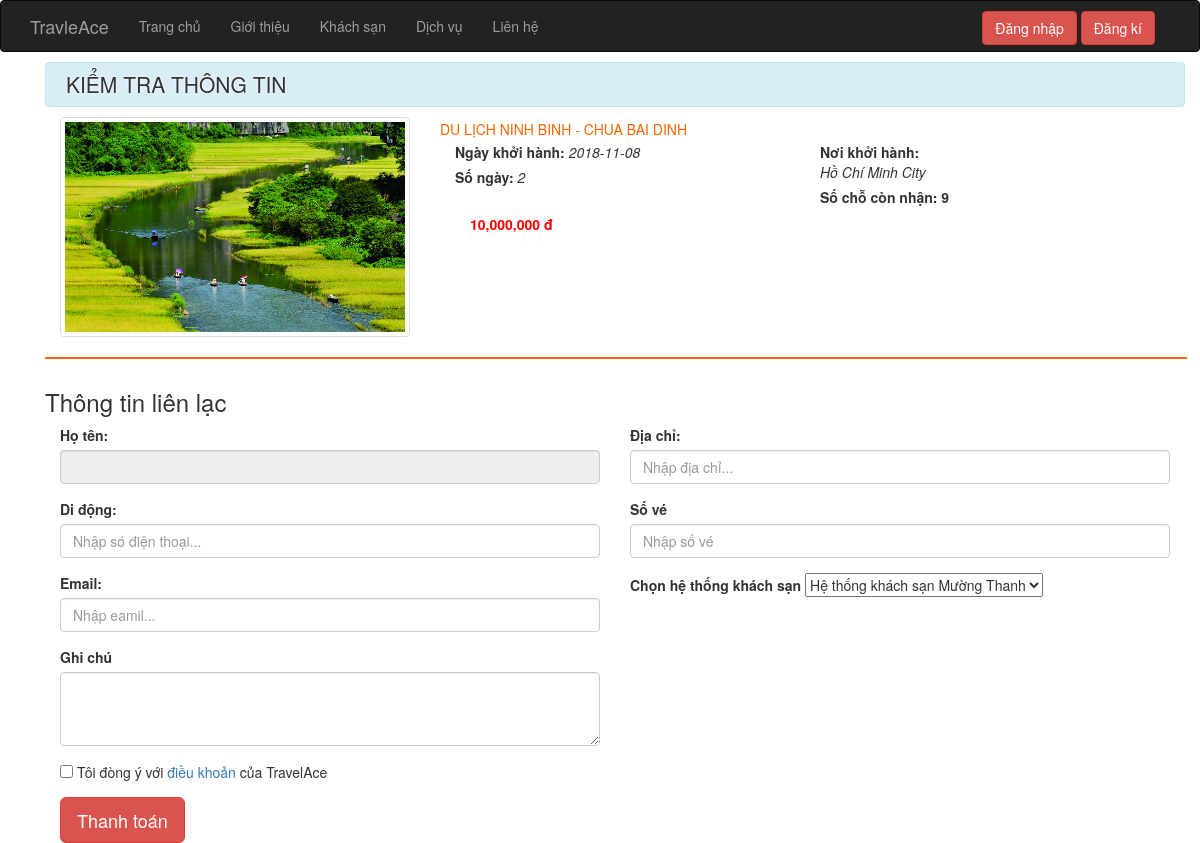
/site/dattour/dattour.php?ma_tour=2, run on the app's committed database.
### tables this page shows
CREATE TABLE `tour` (
  `ma_tour` int(11) NOT NULL,
  `ten_tour` varchar(100) NOT NULL,
  `hinh` varchar(50) NOT NULL,
  `ma_kvt` int(11) NOT NULL,
  `gia` float NOT NULL,
  `so_ngay` int(11) NOT NULL,
  `so_luot_xem` int(11) NOT NULL,
  `so_luot_yeu_thich` int(11) NOT NULL,
  `ngay_khoi_hanh` date NOT NULL,
  `noi_khoi_hanh` varchar(50) NOT NULL,
  `chi_tiet` text NOT NULL,
  `tong_so_ve` int(11) NOT NULL,
  `so_ve_da_dat` int(11) NOT NULL
);

### site/dattour/dattour.php (called while the page is built, shortened)
<?php
require_once "../../global.php";
require_once "../../pdo.php";
require_once "../../dao/khach_san.php";
$ma_tour=$_GET['ma_tour'];
$tour=tour_by_ma_tour($ma_tour);
$khach_san=khach_san();
require "../../layout.php";
?>

### global.php (called while the page is built, shortened)
<?php
$ROOT_URL = "/duan1";

### pdo.php (called while the page is built, shortened)
<?php
function pdo_get_connection(){
    $dburl = "mysql:host=localhost;dbname=duan;charset=utf8";
    $username = 'root';
    $password = '';
    $conn = new PDO($dburl, $username, $password);
    $conn->setAttribute(PDO::ATTR_ERRMODE, PDO::ERRMODE_EXCEPTION);
    return $conn;
}
function pdo_query($sql){
    $sql_args = array_slice(func_get_args(), 1);
    try{
        $conn = pdo_get_connection();
        $stmt = $conn->prepare($sql);
        $stmt->execute($sql_args);
        $rows = $stmt->fetchAll();
        return $rows;
    }
    catch(PDOException $e){
        throw $e;
    }
    finally{
        unset($conn);
    }
}
function pdo_query_one($sql){
    $sql_args = array_slice(func_get_args(), 1);
    try{
        $conn = pdo_get_connection();
        $stmt = $conn->prepare($sql);
        $stmt->execute($sql_args);
        $row = $stmt->fetch(PDO::FETCH_ASSOC);
        return $row;
    }
    catch(PDOException $e){
        throw $e;
    }
    finally{
        unset($conn);
    }
}

### dao/chitiet.php (called while the page is built, shortened)
<?php
	function tour_by_ma_tour($ma_tour){
		$sql="SELECT * from tour where ma_tour=?";
		return pdo_query_one($sql,$ma_tour);
	}
 ?>

### dao/khach_san.php (called while the page is built, shortened)
<?php
function khach_san(){
	$sql="SELECT * from mo_hinh_khach_san";
	return pdo_query($sql);
}
?>

### site/dattour/dattour-ui.php (the view, shortened to what this page needs)
 <div class="container">
    <main class="all-tour">
        <h2 class="alert alert-info tieu-de-top">Kiểm tra thông tin</h2>
        <div class="col-md-12 box-tour-dl">
		<?php
			extract($tour);
		 ?>
                <div class="col-md-4 tour-img">
                    <img style="max-height: 220px" class="img-thumbnail img-responsive tour-img" src="<?=$ROOT_URL?>/css/images/<?=$hinh?>" alt="" >
                </div>
                <div class="col-md-8 tour-content">
                    <h4><a href="chitiet/chitiet.php?ma_tour=<?=$ma_tour?>"><?=$ten_tour; ?></a></h4>
                    <div class="col-md-6 tour-content-left">
                        <p>Ngày khởi hành: <span><?=$ngay_khoi_hanh ?></span></p>
                        <p>Số ngày: <span> <?=$so_ngay ?></span></p>
                    </div>
                    <div class="col-md-6 tour-content-right">
                        <p>Nơi khởi hành: <br><span><?=$noi_khoi_hanh?></span></p>
                        <p>Số chỗ còn nhận: <?=($tong_so_ve-$so_ve_da_dat)?></p>
                    </div>
                    <div class="tour-content-bot col-md-12">
                        <div class="col-md-6">
                            <h4 class="gia-tour"><?=number_format($gia)?> đ</h4>
                        </div>
                    </div>
                </div>
                <hr class="hr-end-tour">
            </div>
    </main>
                <form action="dattour.php?ma_tour=<?=$ma_tour?>" method="POST" role="form">
            	<h3>Thông tin liên lạc</h3>
            <div class="col-md-6">
            	<div class="form-group">
            		<label for="">Họ tên:</label>
            		<input type="text" readonly="" class="form-control" name="ten_kh" value="<?=$_SESSION['user']?>"  >
            	</div>
            	<div class="form-group">
            		<label for="">Di động:</label>
            		<input type="text" class="form-control" name="dien_thoai" placeholder="Nhập só điện thoại..." required="">
            	</div>
            	<div class="form-group">
            		<label for="">Email:</label>
            		<input type="text" class="form-control" name="email" placeholder="Nhập eamil..." required="">
            	</div>
            		<div class="form-group">
            		<label for="">Ghi chú</label>
            		<textarea name="ghi_chu" id="input" class="form-control" rows="3" required="required"></textarea>
            	</div>
            </div>
            <div class="col-md-6">
            	<div class="form-group">
            		<label for="">Địa chỉ:</label>
            		<input type="text" class="form-control" name="dia_chi" placeholder="Nhập địa chỉ..." required="">
            	</div>
            	<div class="form-group">
            		<label for="">Số vé</label>
            		<input type="number"  min="1" class="form-control" name="so_ve" placeholder="Nhập số vé" required="">
            	</div>
            	<div class="form-group">
            		<label for="">Chọn hệ thống khách sạn</label>
            	<select name="ma_ks">
                    <?php foreach ($khach_san as $key => $value) :
                        extract($value);
                     ?>
            		<option value="<?=$ma_ks?>"><?=$ten_ks?></option>
            		<?php endforeach; ?>
            	</select>
            	</div>
            </div>
            <div class="col-md-12">
            	<div class="form-group">
            		<input type="checkbox" name="" required=""> Tôi đòng ý với <a href="">điều khoản</a>  của TravelAce
            	</div>
            	<button type="submit" class="btn btn-lg btn-danger" name="thanh_toan">Thanh toán</button>
            </div>
            </form>
</div>

### css/main.css (style rules this page uses)
.tieu-de-top { margin: 10px 0; padding: 10px; text-transform: uppercase; text-indent: 10px; font-size: 1.5em; color: #333; text-shadow: 0px 0px 3px white; }
.box-tour-dl { padding: 0; margin: 0; margin-bottom: 10px; }
.box-tour-dl .tour-img { overflow: hidden; position: relative; display: flex; justify-content: center; align-items: center; margin-bottom: 10px; }
.box-tour-dl .tour-img img { width: 100%; -webkit-transform: rotate(15deg) scale(1.4); -webkit-transition: .3s ease-in-out; -webkit-transform: rotate(0) scale(1); transform: rotate(0) scale(1); }
.tour-content h4 { margin: 0; margin-top: 5px; padding: 0; font-size: 1em; }
.tour-content h4 a { text-transform: uppercase; color: #fc6600; }
.tour-content-left p,.tour-content-right p { font-size: 1em; font-weight: bold; padding: 0; padding-top: 5px; margin: 0px; }
.tour-content-left p span , .tour-content-right p span { font-style: italic; font-weight: normal; }
.tour-content-bot { margin-top: 5px; }
hr.hr-end-tour { width: 100%; border: 1px solid #fc6600; }

### css/chi_tiet_tour.css (style rules this page uses)
.gia-tour { padding: 0; margin: 0; color: red; font-weight: bold; }

### data on the page
tour: hinh (picture), ten_tour "DU LỊCH NINH BINH - CHUA BAI DINH", ngay_khoi_hanh "2018-11-08", so_ngay "2", noi_khoi_hanh "Hồ Chí Minh City", $tong_so_ve-$so_ve_da_dat "9", gia "10,000,000"

### other printed values
form field ma_ks "Hệ thống khách sạn Mường Thanh"
